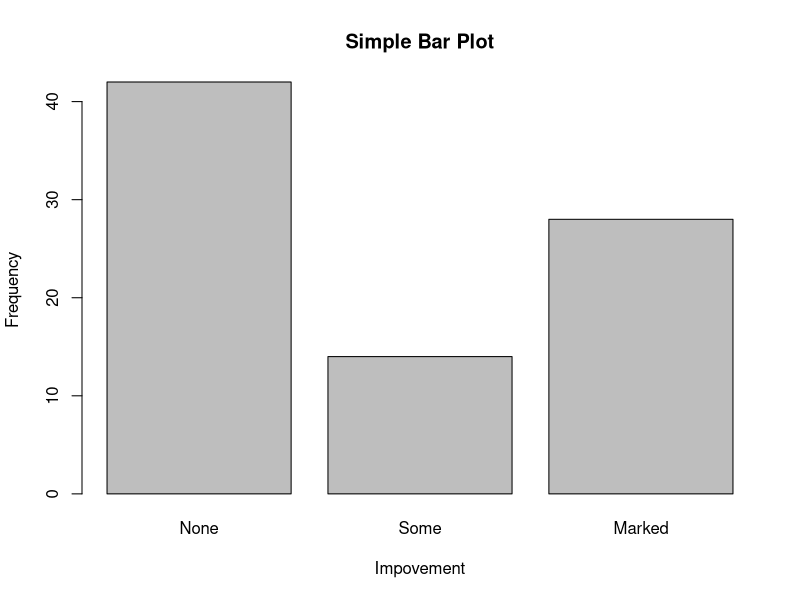
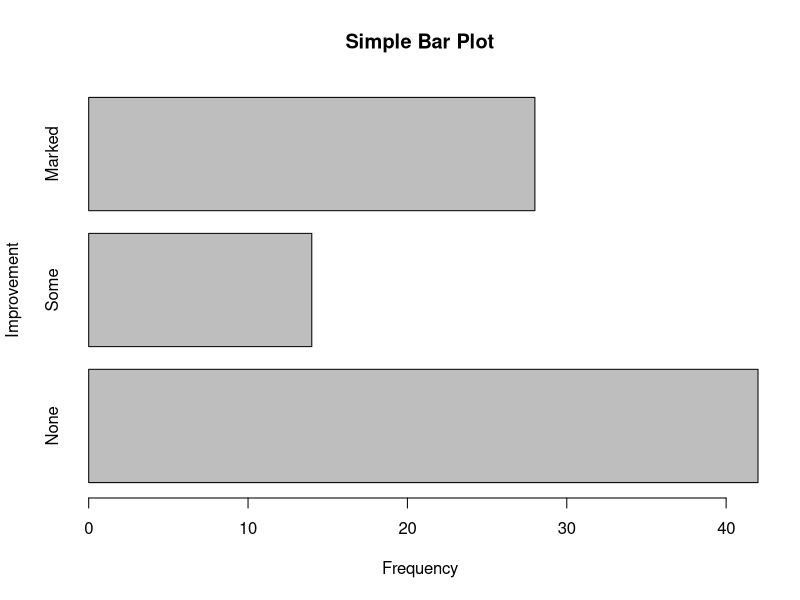
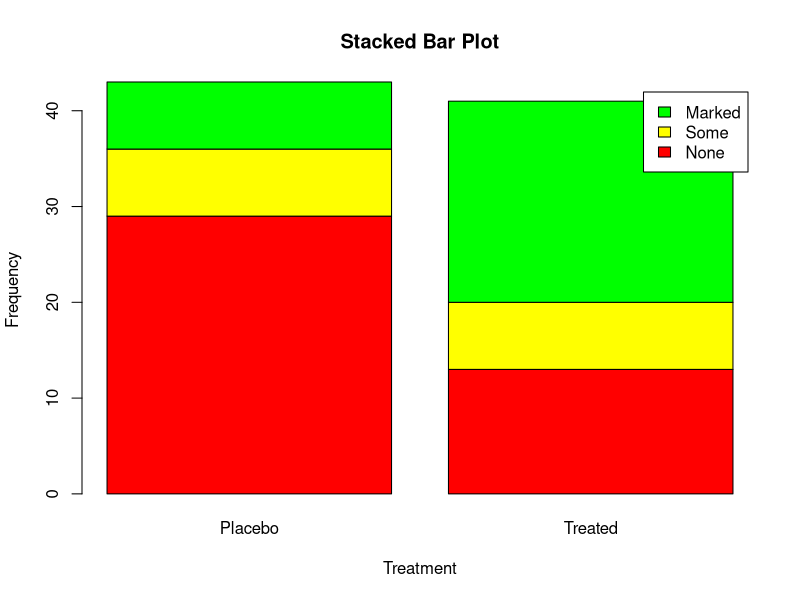
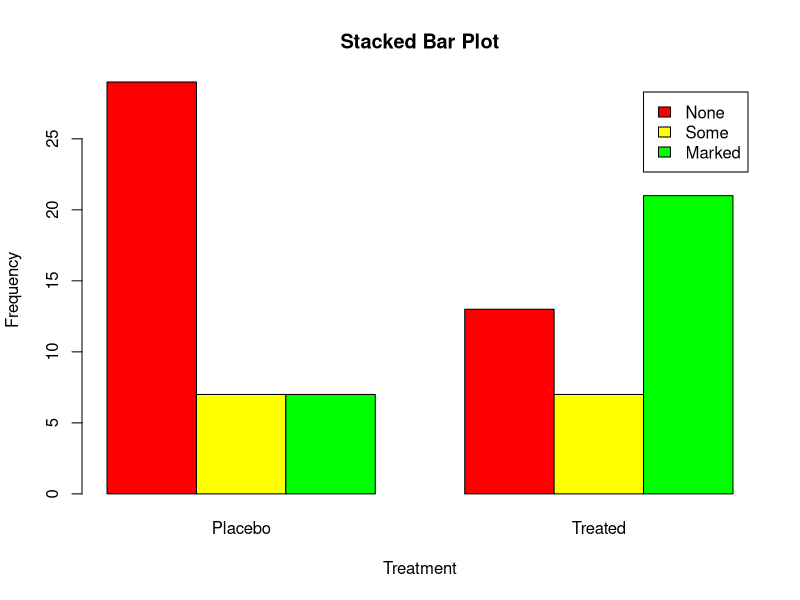
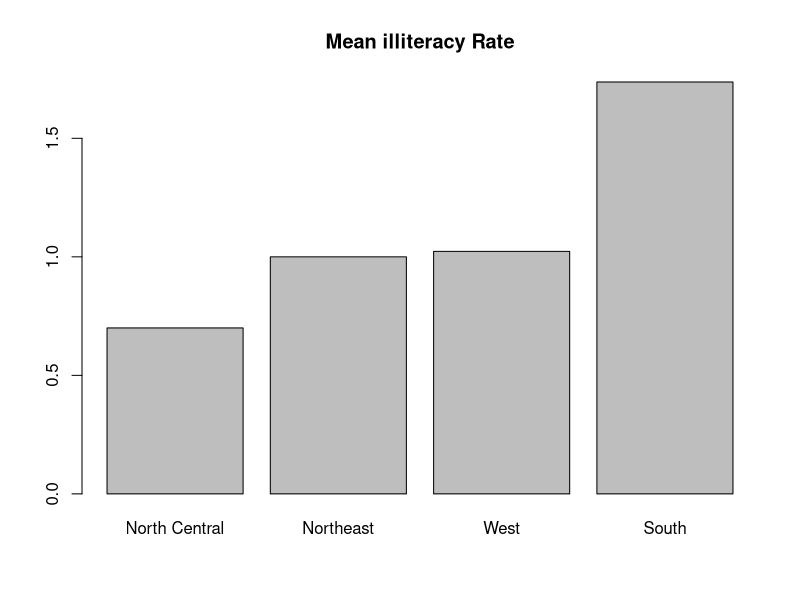
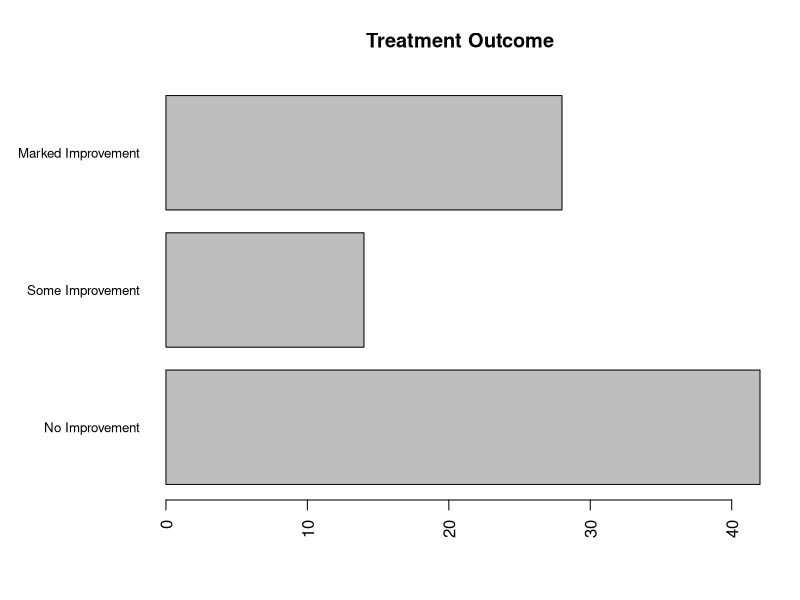
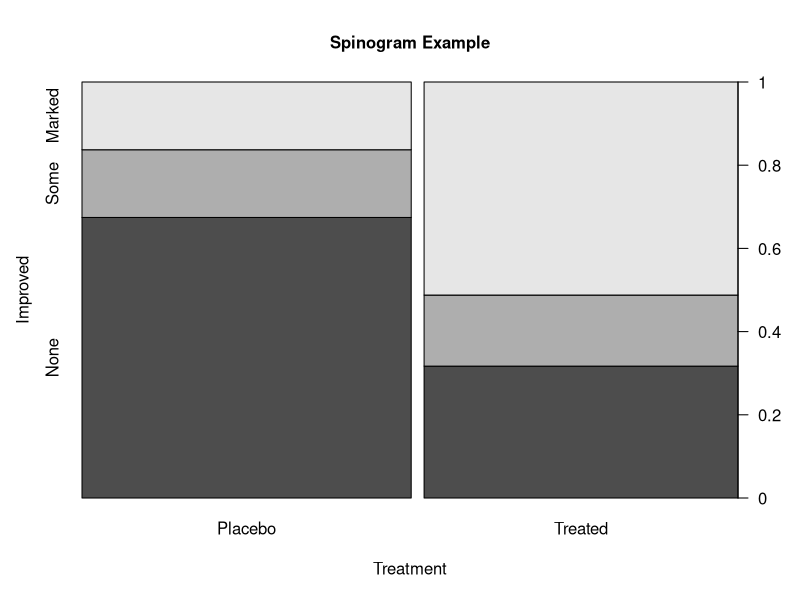
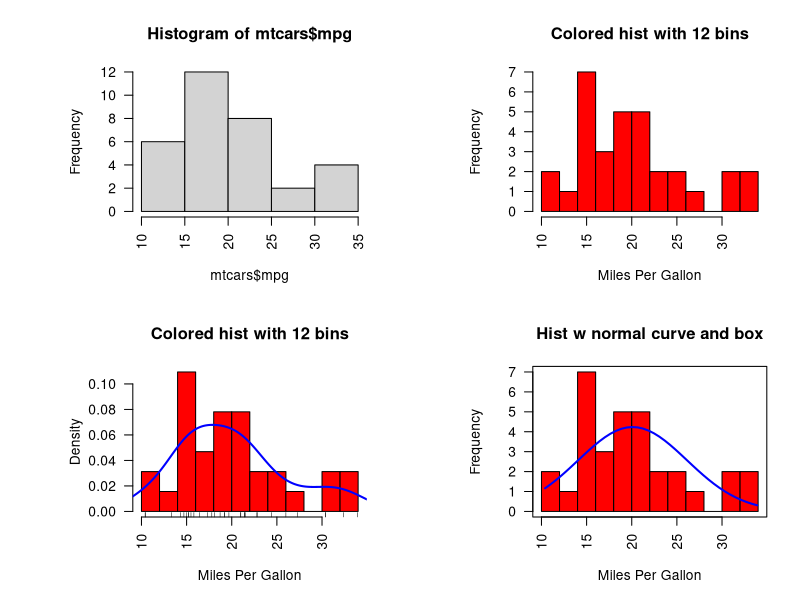

These charts were generated, in order, by the following R code: (Note: this script raises an error after producing the figures.)
#THIS CHAPTER IS FOR THE CHARTS

install.packages("vcd")
library(vcd)
head(Arthritis)

#============================
# BARPLOT
#============================
counts<-table(Arthritis$Improved)
counts

barplot(counts,
        main="Simple Bar Plot",
        xlab="Impovement", ylab="Frequency")

barplot(counts,
        main="Simple Bar Plot",
        xlab="Frequency", ylab="Improvement",
        horiz = TRUE)
#============================
# END --- BARPLOT
#============================


#============================
# STACKED -BARPLOT
#============================
counts<-table(Arthritis$Improved, Arthritis$Treatment)
counts

barplot(counts, 
        main="Stacked Bar Plot",
        xlab="Treatment", ylab="Frequency",
        col=c("red", "yellow", "green"),
        legend=rownames(counts))
        
barplot(counts, 
        main="Stacked Bar Plot",
        xlab="Treatment", ylab="Frequency",
        col=c("red", "yellow", "green"),
        legend=rownames(counts), beside=TRUE)


#============================
# END --- STACKED -BARPLOT
#============================


#============================
# 均值---BARPLOT
#============================
states<-data.frame(state.region, state.x77)
means<-aggregate(states$Illiteracy, by=list(state.region), FUN=mean)
means<-means[order(means$x), ]
means

barplot(means$x, names.arg = means$Group.1)
title("Mean illiteracy Rate")

#============================
# END --- 均值---BARPLOT
#============================

#============================
# BARPLOT --- adjustment
# cex.names --->>>减小字号
# names.arg --->>> 指定一个字符向量作为条形的标签名
#============================
par(mar=c(5,8,4,2))
par(las=2)
counts<-table(Arthritis$Improved)

barplot(counts, 
        main="Treatment Outcome",
        horiz=TRUE, cex.names = .8, 
        names.arg=c("No Improvement", "Some Improvement", "Marked Improvement"))
#============================
# END --- BARPLOT --- adjustment
#============================


#============================
# SPINOGRAM
#============================
attach(Arthritis)
counts<-table(Treatment, Improved)
spine(counts, main="Spinogram Example")
detach(Arthritis)
#============================
# END --- SPINOGRAM
#============================


#============================
# HIST
#============================
par(mfrow=c(2, 2))

hist(mtcars$mpg)

hist(mtcars$mpg,
     breaks=12,
     col="red",
     xlab="Miles Per Gallon",
     main="Colored hist with 12 bins")

hist(mtcars$mpg,
     breaks=12,
     freq = FALSE,
     col="red",
     xlab="Miles Per Gallon",
     main="Colored hist with 12 bins")
rug(jitter(mtcars$mpg)) #--->>> rug plot 轴须图
lines(density(mtcars$mpg), col="blue", lwd=2) #--->>>密度曲线

x<-mtcars$mpg
h<-hist(x,
        breaks=12,
        col="red",
        xlab="Miles Per Gallon", 
        main="Hist w normal curve and box")
xfit<-seq(min(x), max(x), length=40)
yfit<-dnorm(xfit, mean=mean(x), sd=sd(x))
yfit<-yfit*diff(h$mids[1:2])*length(x)
lines(xfit, yfit, col="blue", lwd=2) # --->>> 正态曲线
box()

#============================
# END --- HIST
#============================


#============================
# DENSITY
#============================
par(mfrow=c(2, 1))
d<-density(mtcars$mpg)
plot(d)

d<-density(mtcars$mpg)
plot(d, main="Kernel Density of Miles Per Gallon")
polygon(d, col="red", border="blue") #--->>>  根据顶点的x和y坐标绘制了多边形
rug(mtcars$mpg, col="brown")

par(lwd=2)
library(sm)
attach(mtcars)
cyl.f<-factor(cyl, levels=c(4, 6, 8), 
              labels=c("4 cylinder", "6 cylinder", "8 cylinder"))

sm.density.compare(mpg, cyl, xlab="Miles Per Gallon")
title(main="MPG Distribution by Car cylinders")

colfill<-c(2:(1+length(levels(cyl.f))))
legend(locator(1), levels(cyl.f), fill=colfill)
# --->>> locator(1) 表示用鼠标点击想让图例出现的位置来交互式的放置这个图例

detach(mtcars)
#============================
# END --- DENSITY
#============================



#============================
# BOXPLOT
#============================
#sample for one variable
boxplot(mtcars$mpg, main="Box Plot", ylab="Miles per Gallon")

#sample for compare variables
# boxplot(formula, data=dataframe)
boxplot(mpg~cyl, data=mtcars, 
        main="Car Mileage Data",
        xlab="Number of Cylinders",
        ylab="Miles Per Gallon",
        horizontal=TRUE)

boxplot(mpg~cyl*gear, data=mtcars, 
        main="Car Mileage Data",
        xlab="Number of Cylinders",
        ylab="Miles Per Gallon")

#sample --->>> notch=TRUE
boxplot(mpg~cyl, data=mtcars, 
        notch=TRUE,
        varwidth=TRUE,
        col="red", 
        main="Car Mileage Data",
        xlab="Number of Cylinders",
        ylab="Miles Per Gallon")

#sample --->>> with two factors
mtcars$cyl.f<-factor(mtcars$cyl,
                     levels=c(4, 6, 8),
                     labels=c("4", "6", "8"))

mtcars$am.f<-factor(mtcars$am, 
                    levels=c(0, 1), 
                    labels=c("auto", "standard"))

boxplot(mpg~am.f*cyl.f,
        data=mtcars,
        varwidth=TRUE,
        col=c("gold", "darkgreen"),
        main="MPG Distribution by Auto Type",
        xlab="Auto Type")
#============================
# END --- BOXPLOT
#============================

#============================
# VIOPLOT
#============================
library(vioplot)
x1<-mtcars$mpg[mtcars$cyl==4]
x2<-mtcars$mpg[mtcars$cyl==6]
x3<-mtcars$mpg[mtcars$cyl==8]

vioplot(x1, x2, x3,
        names=c("4 cyl", "6 cyl", "8 cyl"),
        col="gold")


#============================
# END --- VIOPLOT
#============================


#============================
# DOTCHART
#============================
#sample1
dotchart(mtcars$mpg, labels=row.names(mtcars), cex=.7, 
         main="Gas Mileage for Car Models", 
         xlab="Miles Per Gallon")

#sample2 --->>> 分组 排序 着色
x<-mtcars[order(mtcars$mpg),]
x$cyl<-factor(x$cyl)
x$color[x$cyl==4]<-"red"
x$color[x$cyl==6]<-"blue"
x$color[x$cyl==8]<-"darkgreen"

dotchart(x$mpg,
         labels=row.names(x),
         cex=.7,
         groups = x$cyl,
         gcolor="black",
         color=x$color,
         pch=19,
         main="Gas Mileage for Car Model\ngrouped by cylinder",
         xlab="Miles Per Gallon")

#============================
# END---DOTCHART
#============================
